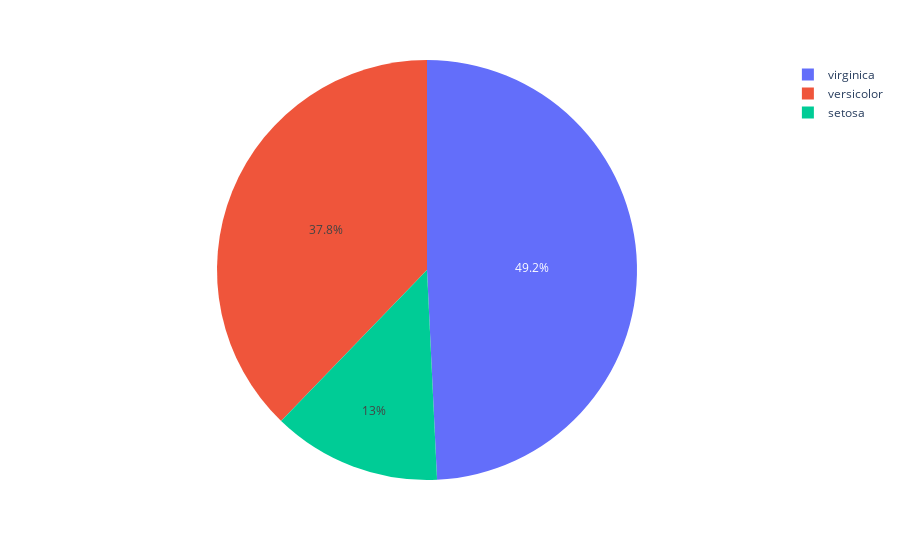

Here is the notebook cell this chart was saved with:
### Markdown cell above
## Pie Chart

### Code cell
# plotting the pie chart
fig = px.pie(df, values="petal_length", names="species")

# showing the plot
fig.show()

### Figure 1 — Plotly figure (JSON) as saved in the notebook; plotly's stock layout.template omitted (floating-point values rounded to 4 significant figures; data arrays with more than 128 entries replaced by an {"elided": "..."} marker saying what was removed)
{"data": [{"domain": {"x": [0, 1], "y": [0, 1]}, "hovertemplate": "species=%{label}<br>petal_length=%{value}<extra></extra>", "labels": {"elided": "150 str values"}, "legendgroup": "", "name": "", "showlegend": true, "type": "pie", "values": {"elided": "150 float values"}}], "layout": {"autosize": true, "legend": {"tracegroupgap": 0}, "margin": {"t": 60}}}
